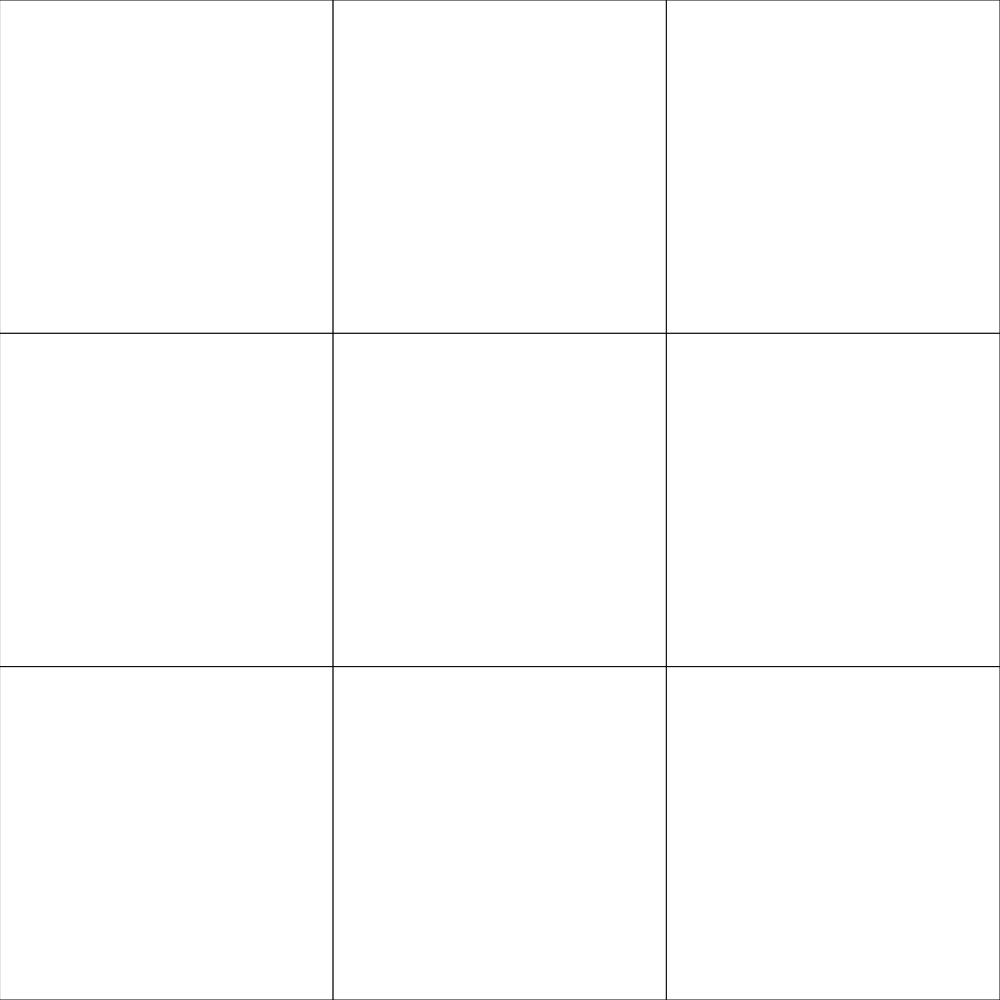
Frame 1 (no input)
Frame 60 (no input): identical to frame 1, image omitted
Frame 120 (the mouse pressed at the canvas centre since frame 60): identical to frame 1, image omitted

The p5.js sketch that drew this single still picture (run headless with seeded random() and noise() and a simulated clock; from frame 60 on, the mouse is pressed at the canvas centre):

// p5.js sketch
// ── sketch.js
// Grid-based assignment
// Sarvath Sharma
// April 10, 2018

let rows = 3;
let cols = 3;
let cellSize, turn;

function setup() {
  if (windowWidth > windowHeight) {
    createCanvas(windowHeight, windowHeight);
  }
  else {
    createCanvas(windowWidth, windowWidth);
  }
  cellSize = height / rows;
  turn = 0;
}

function draw() {
  background(0);
  displayGrid();
}

function displayGrid() {
  for (let x = 0; x < rows; x++) {
    for (let y = 0; y < cols; y++) {
      fill(255);
      rect(x * cellSize, y * cellSize, cellSize, cellSize);
    }
  }
}

function mousePressed() {
  let xcoord = floor(mouseX / cellSize);
  let ycoord = floor(mouseY / cellSize);

  if (turn === 0) {
    fill(0,255,0);
  }
}
